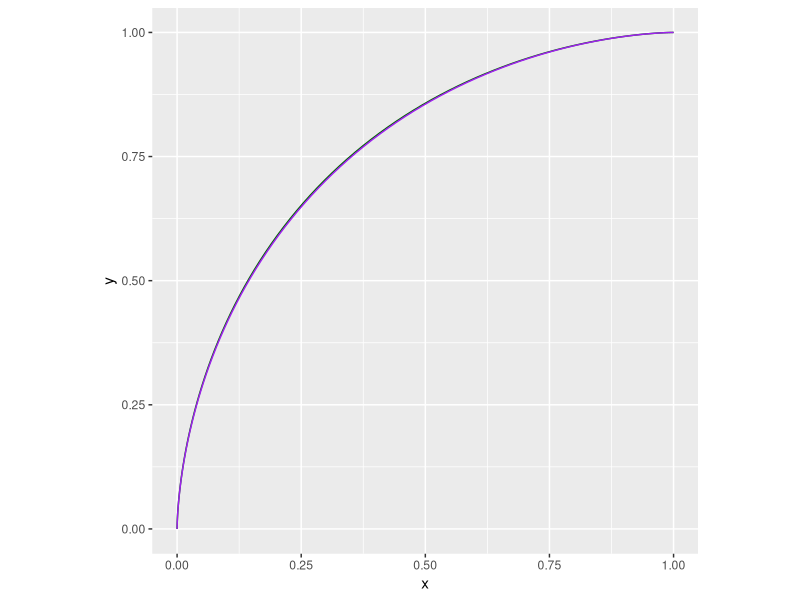
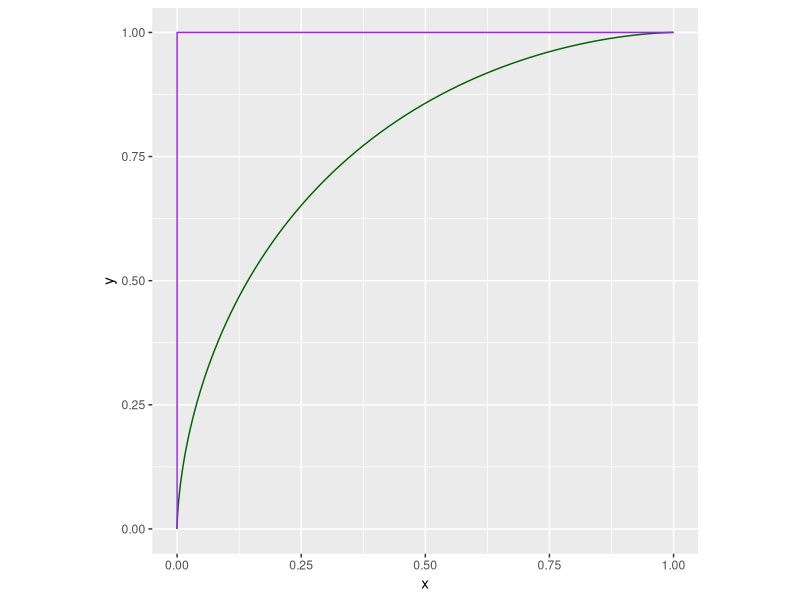
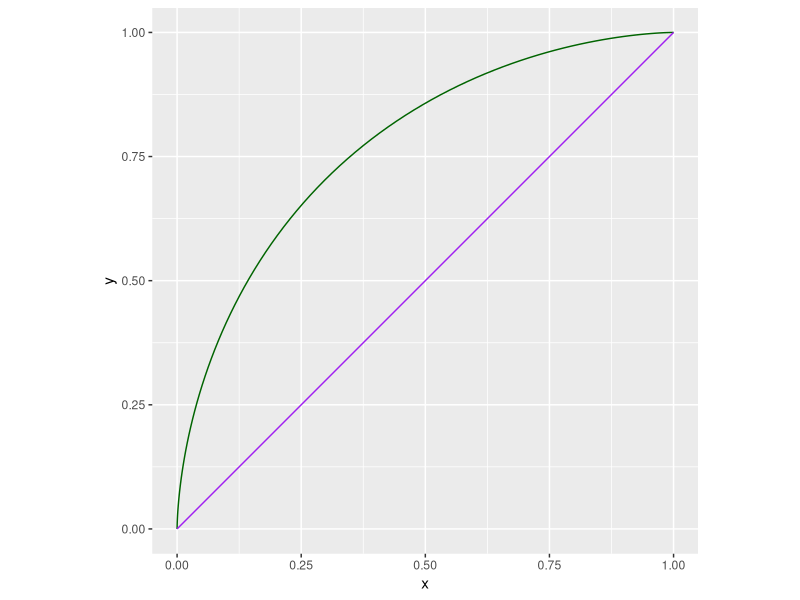
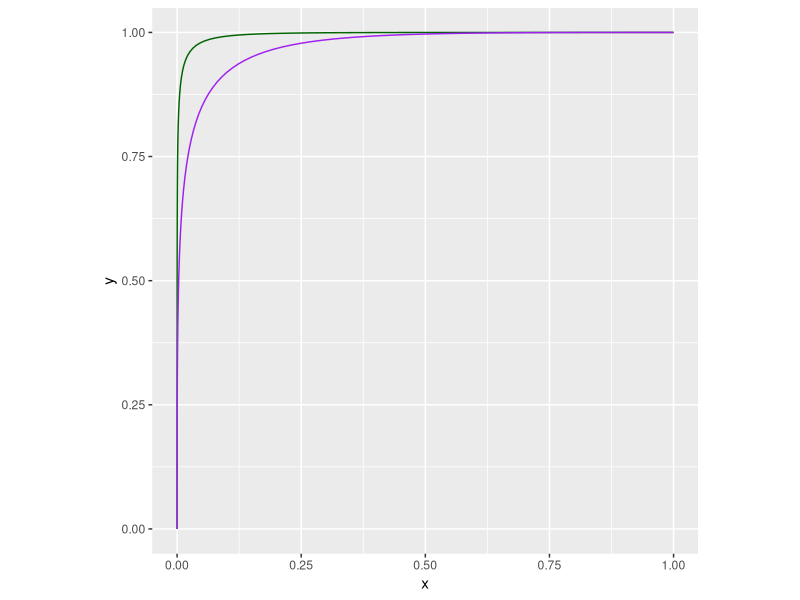

Reproduce these figures in R, in order.
## ---- chunk 1
library(ggplot2)
## ---- chunk 2
mk_curve <- function(a, b) {
  d <- data.frame(
    t = seq(0, 1, length.out = 101)
  )
  d$y <- pbeta(d$t, shape1 = a, shape2 = b)
  # d$x <- 1 - pbeta(1 - d$t, shape1 = a, shape2 = b)
  d$x <- pbeta(d$t, shape1 = b, shape2 = a)
  d$a <- a
  d$b <- b
  d$what <- paste0('a=', a, ', b=', b)
  d
}

d1 <- mk_curve(2, 3.1)
d2 <- mk_curve(1.93, 3)

ggplot() + 
  geom_line(data = d1,
            mapping = aes(x = x, y = y),
            color = 'DarkGreen') +
  geom_line(data = d2,
            mapping = aes(x = x, y = y),
            color = "Purple") + 
  theme(aspect.ratio=1)


d1 <- mk_curve(2, 3.1)
d2 <- mk_curve(2, 30)

ggplot() + 
  geom_line(data = d1,
            mapping = aes(x = x, y = y),
            color = 'DarkGreen') +
  geom_line(data = d2,
            mapping = aes(x = x, y = y),
            color = "Purple") + 
  theme(aspect.ratio=1)


d1 <- mk_curve(2, 3.1)
d2 <- mk_curve(3, 3)

ggplot() + 
  geom_line(data = d1,
            mapping = aes(x = x, y = y),
            color = 'DarkGreen') +
  geom_line(data = d2,
            mapping = aes(x = x, y = y),
            color = "Purple") + 
  theme(aspect.ratio=1)

d1 <- mk_curve(6, 14)
d2 <- mk_curve(3, 7)

ggplot() + 
  geom_line(data = d1,
            mapping = aes(x = x, y = y),
            color = 'DarkGreen') +
  geom_line(data = d2,
            mapping = aes(x = x, y = y),
            color = "Purple") + 
  theme(aspect.ratio=1)
